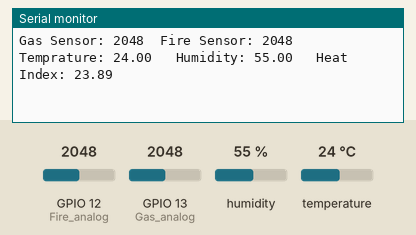
Bench run of a sketch on a simulated ESP32. Shown: the last lines printed to the serial monitor. Inputs (shaded band) come from the test bench; at power-on: humidity 55 %, GPIO 12 (Fire_analog) = 2048, GPIO 13 (Gas_analog) = 2048, temperature 24 °C.

Above: at 4.8 s.
4.9 s: humidity set to 22 %
At 7.3 s:
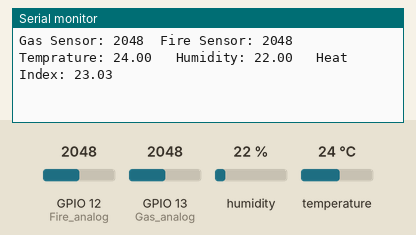
7.9 s: GPIO 12 (Fire_analog) set to 2866
At 9.4 s:
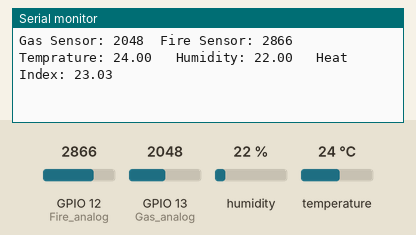
10.9 s: GPIO 13 (Gas_analog) set to 2866
At 12.6 s:
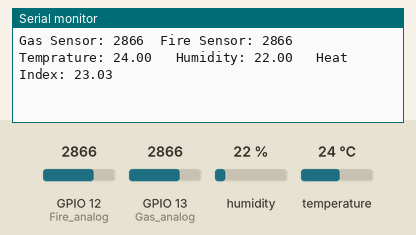
13.9 s: temperature set to 12 °C
At 14.8 s:
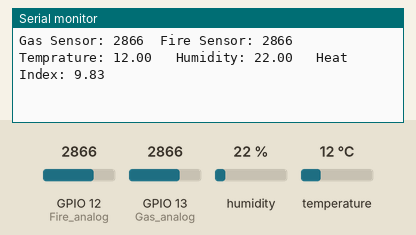
16.9 s: GPIO 12 (Fire_analog) set to 3972
At 19.1 s:
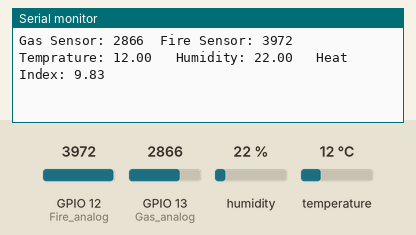
19.9 s: GPIO 13 (Gas_analog) set to 3972
At 21.2 s:
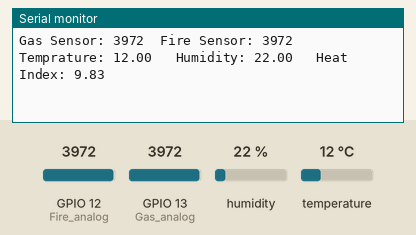
Timing chart, 0 to 22.9 s (numbered marks = the images above; inputs shaded):
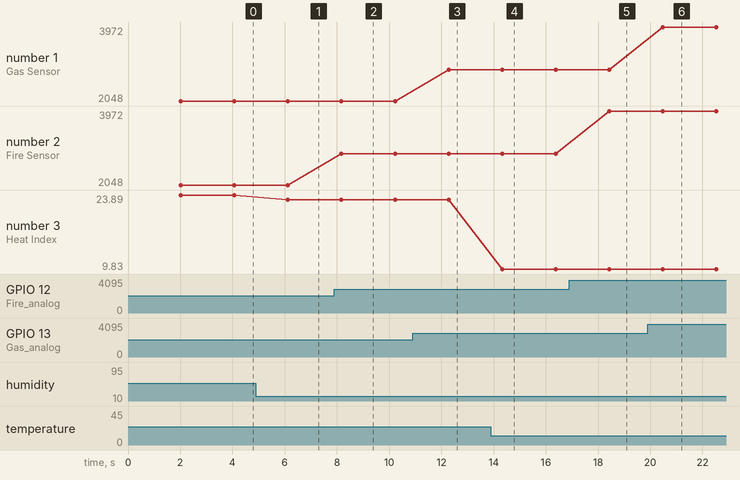

The sketch:

esp32code.ino
```cpp
#include <Adafruit_Sensor.h>
#include "DHT.h"
#define DHTTYPE DHT11
#define DHTPIN 14
int Gas_analog = 13;
int Fire_analog = 12;
DHT dht(DHTPIN, DHTTYPE);

void setup() {
  Serial.begin(9600);
  dht.begin();

}

void loop() {
    delay(2000);
  int gassensorAnalog = analogRead(Gas_analog);
  int firesensorAnalog = analogRead(Fire_analog);
  float h = dht.readHumidity();
  float t = dht.readTemperature();
  // if (isnan(h) || isnan(t)) {
  //   Serial.println(F("Failed to read from DHT sensor!"));
  //   return;
  // }

  float hic = dht.computeHeatIndex(t, h, false);
  Serial.print("Gas Sensor: ");
  Serial.print(gassensorAnalog);
  Serial.print("\tFire Sensor: ");
  Serial.print(firesensorAnalog);
  Serial.print("\t Temprature: ");
  Serial.print(t);
  Serial.print("\t Humidity: ");
  Serial.print(h);
  Serial.print("\t Heat Index: ");
  Serial.print(hic);
  Serial.print("\n");


}
```

Measured:
- after the input at 4.9 s, the serial monitor: prints a new line after 1.2 s (image 1)
- after the input at 7.9 s, the serial monitor: prints a new line after 0.27 s (image 2)
- after the input at 10.9 s, the serial monitor: prints a new line after 1.4 s (image 3)
- after the input at 13.9 s, the serial monitor: prints a new line after 0.43 s (image 4)
- after the input at 16.9 s, the serial monitor: prints a new line after 1.5 s (image 5)
- after the input at 19.9 s, the serial monitor: prints a new line after 0.57 s (image 6)
- plotted number 2: 2048 → 2866 after the input at 7.9 s, 2866 → 3972 after the input at 16.9 s
- plotted number 3: 23.89 → 23.03 after the input at 4.9 s, 23.03 → 9.83 after the input at 13.9 s
